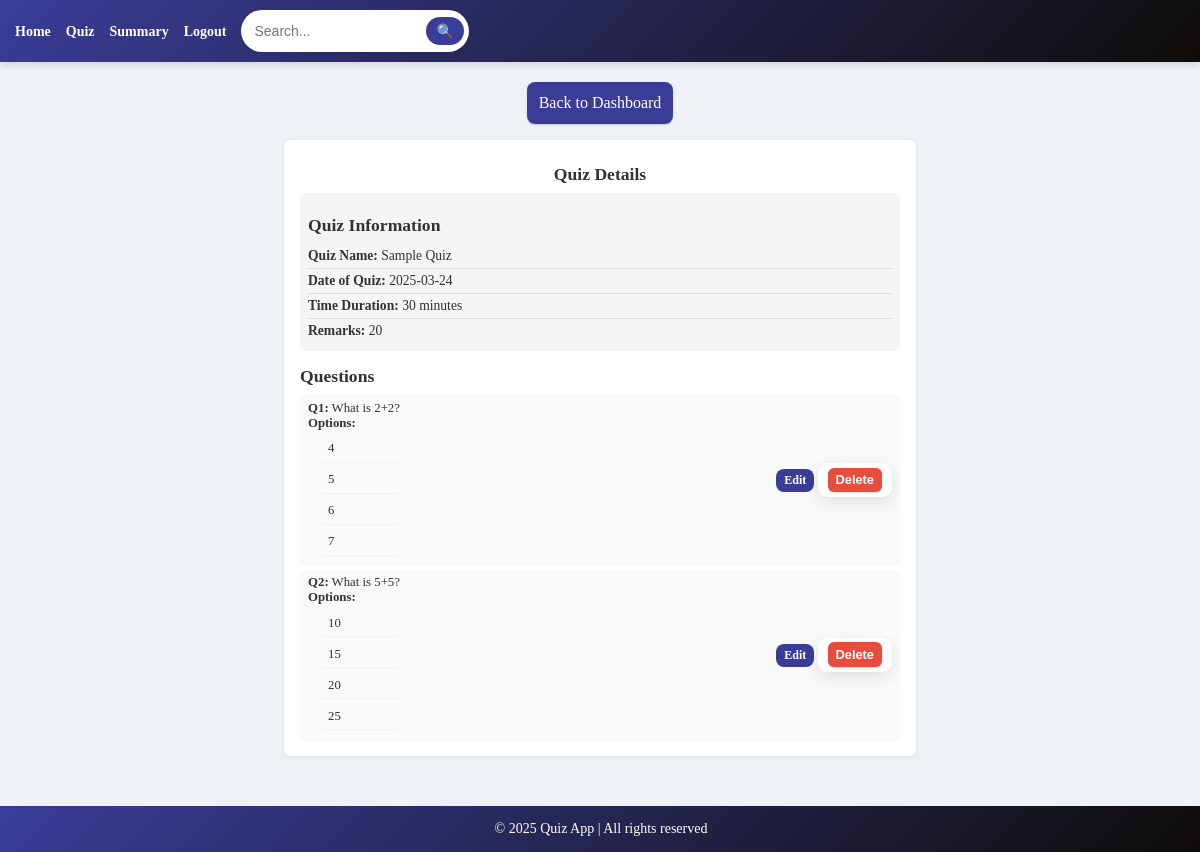
The app's page /quiz/1 with its own data.
### models.py (models this page shows, shortened)
class Quiz(db.Model):
    __tablename__ = 'quiz'
    id = db.Column(db.Integer, primary_key=True)
    chapter_id = db.Column(db.Integer, db.ForeignKey('chapters.id'), nullable=False)
    name = db.Column(db.String(225), unique=True, nullable=False)
    date_of_quiz = db.Column(db.Date, nullable=True)
    time_duration = db.Column(db.Integer, nullable=True)
    remarks = db.Column(db.String(255), nullable=True)
    chapter = db.relationship('Chapter', back_populates='quizzes')
    scores = db.relationship('Score', backref='quiz', lazy=True)

class Question(db.Model):
    __tablename__ = 'questions'
    id = db.Column(db.Integer, primary_key=True)
    question_statement = db.Column(db.String, nullable=False)
    option1 = db.Column(db.String, nullable=False)
    option2 = db.Column(db.String, nullable=False)
    option3 = db.Column(db.String, nullable=False)
    option4 = db.Column(db.String, nullable=False)
    correct_answer = db.Column(db.String, nullable=False)
    chapter_id = db.Column(db.Integer, db.ForeignKey('chapters.id'), nullable=False)
    chapter = db.relationship("Chapter", back_populates="questions")

### app.py (the view)
@app.route('/quiz/<int:quiz_id>', methods=['GET'])
def view_quiz(quiz_id):
    quiz = Quiz.query.filter_by(id=quiz_id).first()
    if not quiz:
        return "Quiz not found", 404
    questions = Question.query.filter_by(chapter_id=quiz.chapter_id).all()
    return render_template('view_quiz.html', quiz=quiz, questions=questions)

### templates/view_quiz.html (shortened to what this page needs)
{% extends 'base.html' %}
{% block content %}
<div class="text-center">
    <a href="{{ url_for('admin_dashboard') }}" class="btn">Back to Dashboard</a>
</div>
<div class="container">
    <h1 class="text-center">Quiz Details</h1>
    <div class="quiz-details">
        <h2>Quiz Information</h2>
        <ul>
            <li><strong>Quiz Name:</strong> {{ quiz.name }}</li>
            <li><strong>Date of Quiz:</strong> {{ quiz.date_of_quiz }}</li>
            <li><strong>Time Duration:</strong> {{ quiz.time_duration }} minutes</li>
            <li><strong>Remarks:</strong> {{ quiz.remarks }}</li>
        </ul>
    </div>
    <h2>Questions</h2>
    <div class="questions-list">
        <ul>
            {% for question in questions %}
                <li>
                    <div>
                        <strong>Q{{ loop.index }}:</strong> {{ question.question_statement }}<br>
                        <strong>Options:</strong>
                        <ul>
                            <li>{{ question.option1 }}</li>
                            <li>{{ question.option2 }}</li>
                            <li>{{ question.option3 }}</li>
                            <li>{{ question.option4 }}</li>
                        </ul>
                    </div>
                    <div>
                        <a href="{{ url_for('edit_question', question_id=question.id) }}" class="btn-sm btn-warning">Edit</a>
                        <form method="POST" action="{{ url_for('delete_question', question_id=question.id) }}" style="display: inline;">
                            <button type="submit" class="btn-sm btn-danger" onclick="return confirm('Delete this question?');">Delete</button>
                        </form>
                    </div>
                </li>
            {% endfor %}
        </ul>
    </div>
</div>
{% endblock %}

### templates/base.html (style rules this page uses)
form { background: white; padding: 10px; border-radius: 10px; box-shadow: 0px 5px 15px rgba(0, 0, 0, 0.1); }
button { font-size: 14px; font-weight: bold; padding: 8px 12px; }
body { font-family: 'Times New Roman', Times, serif; margin: 0; padding: 0; background-color: #eef1f6; color: #333; }

### templates/view_quiz.html (style rules this page uses)
.container { max-width: 600px; margin: 1rem auto; background: #fff; border-radius: 6px; padding: 0.75rem 1rem; box-shadow: 0 1px 4px rgba(0, 0, 0, 0.08); text-align: left; }
.container h1, .container h2 { color: #333; margin-bottom: 0.5rem; font-size: 1.1rem; }
.quiz-details { background-color: #f5f5f5; padding: 0.5rem; border-radius: 4px; margin-bottom: 0.75rem; }
.quiz-details ul { list-style: none; padding: 0; margin: 0; }
.quiz-details li { padding: 0.25rem 0; border-bottom: 1px solid #ddd; font-size: 0.85rem; }
.quiz-details li:last-child { border-bottom: none; }
.questions-list ul { list-style: none; padding: 0; margin: 0; }
.questions-list li { background: #f9f9f9; margin-bottom: 0.3rem; padding: 0.35rem 0.5rem; border-radius: 4px; box-shadow: 0 1px 2px rgba(0, 0, 0, 0.04); font-size: 0.8rem; display: flex; align-items: center; justify-content: space-between; }
.questions-list li ul { list-style: disc; padding-left: 0.75rem; margin: 0.3rem 0 0 0; }
.btn { display: inline-block; padding: 0.75rem; font-size: 1rem; border: none; border-radius: 8px; cursor: pointer; background-color: #3a3d98; color: #fff; text-decoration: none; box-shadow: 0 1px 2px rgba(0, 0, 0, 0.15); transition: background 0.3s; }
.btn-sm { display: inline-block; padding: 4px 8px; font-size: 12px; font-weight: bold; border: none; border-radius: 8px; cursor: pointer; text-decoration: none; }
.btn-warning { background-color: #3a3d98; color: #fff; transition: background 0.3s; border: none; border-radius: 8px; cursor: pointer; text-decoration: none; }
.btn-danger { display: inline-block; padding: 0.75rem; font-size: 1rem; border: none; border-radius: 8px; cursor: pointer; background-color: #e74c3c; color: #fff; box-shadow: 0 1px 2px rgba(0, 0, 0, 0.15); transition: background 0.3s; }
.questions-list .btn-danger { padding: 0.3rem 0.5rem; font-size: 0.8rem; border-radius: 6px; }
.text-center { text-align: center; }

### records on screen
Quiz: name "Sample Quiz", date_of_quiz "2025-03-24", time_duration "30", remarks "20"
Question: question_statement "What is 2+2?", option1 "4", option2 "5", option3 "6", option4 "7"
Question: question_statement "What is 5+5?", option1 "10", option2 "15", option3 "20", option4 "25"
